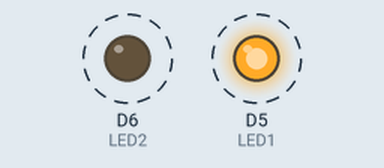
Recording of a sketch running on a simulated ESP8266 (NodeMCU). On the bench: output pins drawn as LEDs (lit = HIGH). Dashed ring = blinking.

Above: at 0.5 s.
Timing chart, 0 to 4.6 s (numbered marks = the images above):
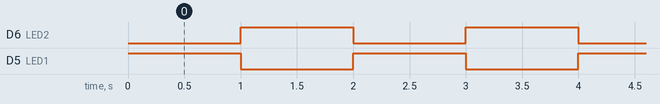

The sketch:

myBlink1.ino
```cpp
/*
  Blink1
  Lets the lamps on D5 and D6 flash alternately

  Sample by Jörn Schlingensiepen
*/

#define LED1 D5
#define LED2 D6

// the setup function runs once when you press reset or power the board
void setup() {
  // initialize digital pins LED1 and LED2 as an output.
  pinMode(LED1, OUTPUT);
  pinMode(LED2, OUTPUT);
}

// the loop function runs over and over again forever
void loop() {
  digitalWrite(LED1, HIGH);  // turn the LED1 on by making the voltage HIGH
  digitalWrite(LED2, LOW );  // turn the LED2 off by making the voltage LOW
  delay(1000);               // wait for a second
  digitalWrite(LED1, LOW);   // turn the LED1 off by making the voltage LOW
  digitalWrite(LED2, HIGH);  // turn the LED2 on by making the voltage HIGH
  delay(1000);               // wait for a second
}
```

Measured:
- by itself, D6 (LED2), D5 (LED1): alternates HIGH for 1.0 s and LOW for 1.0 s
